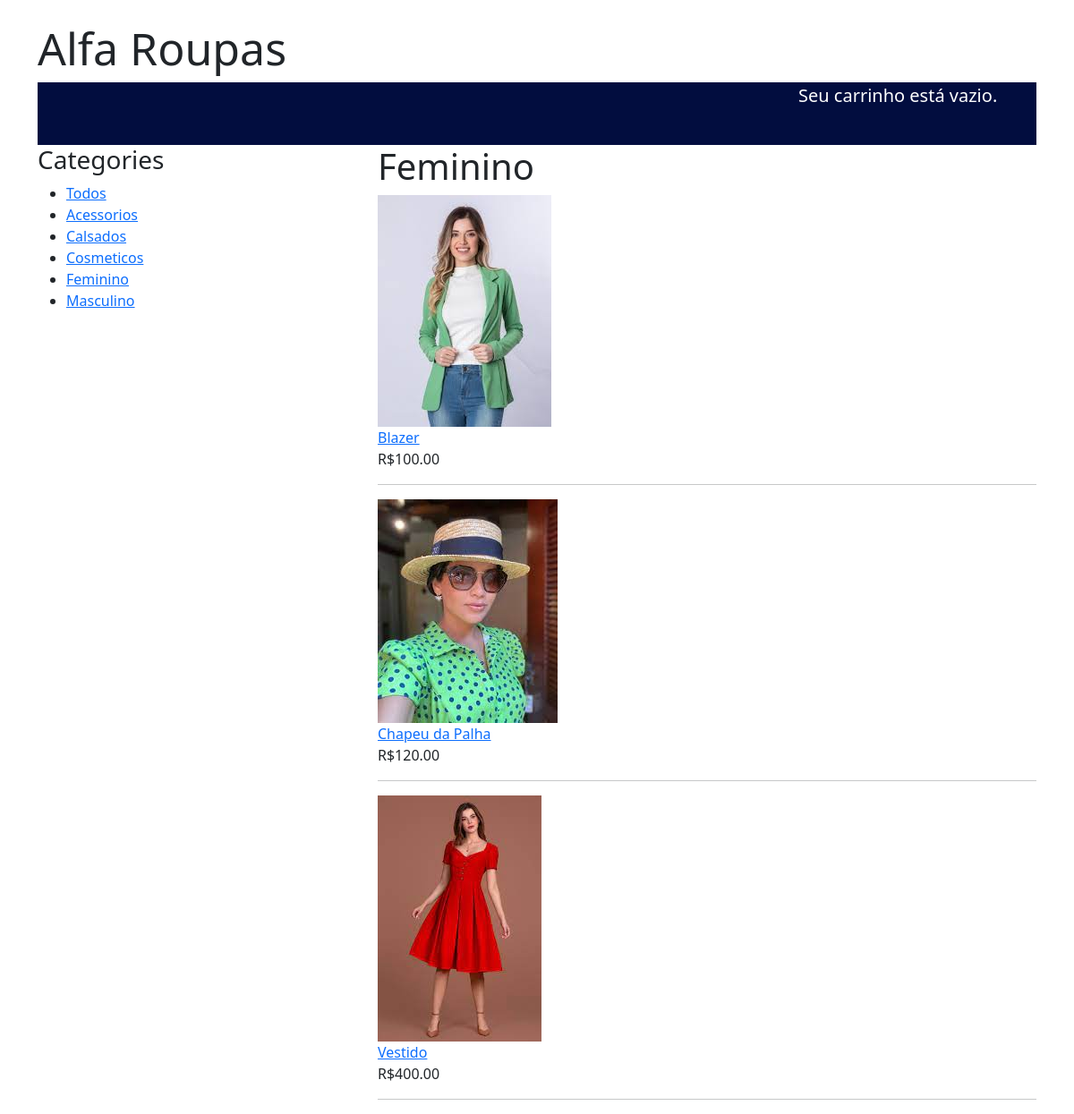
/feminino/, run on the app's committed database.
### shop/models.py (models this page shows, shortened)
class Category(models.Model):
    name= models.CharField(max_length=200, db_index=True)
    slug= models.SlugField(max_length=200, unique=True)
    class Meta:
        ordering=('name',)
        verbose_name='category'
        verbose_name_plural='categories'
    def get_absolute_url(self):
        return reverse('shop:product_list_by_category',args=[self.slug])

class Product(models.Model):
    category=models.ForeignKey(Category, related_name='products', on_delete=models.CASCADE)
    name= models.CharField(max_length=200, db_index=True)
    slug = models.SlugField(max_length=200, db_index=True)
    imagem=models.ImageField(upload_to='products/%y/%m/%d', blank='True')
    description=models.TextField(blank=True)
    price=models.DecimalField(max_digits=10, decimal_places=2)
    available=models.BooleanField(default=True)
    created=models.DateTimeField(auto_now_add=True)
    updated=models.DateTimeField(auto_now=True)
    class Meta:
        ordering =('name',)
        index_together=(('id','slug'),)
    def get_absolute_url(self):
        return reverse('shop:product_detail', args=[self.id, self.slug])

### shop/views.py (the view)
# urls.py: path('', views.product_list, name='product_list'),
def product_list(request, category_slug=None):
    category = None
    categories = Category.objects.all()
    products = Product.objects.filter(available=True)
    if category_slug:
        category = get_object_or_404(Category, slug=category_slug)
        products = products.filter(category=category)
    return render(request, 'shop/product/list.html', {'category':category,'categories':categories,'products':products})

### shop/templates/shop/product/list.html (shortened to what this page needs)
{% extends 'shop/base.html' %}
{% load static %}
    {% block content %}
<div class="row">
    <div class="col-12">
        <div class="row">
            <div class="col-4">
                    <div class="sidebar">
                       <h3>Categories</h3>
                       <ul>
                            <li {%if not category %}class="selected"{% endif %}>
                                <a href="{% url 'shop:product_list' %}">Todos</a>
                            </li>
                                {% for c in categories %}
                            <li {% if category.slug == c.slug %}class="selected"{% endif %}>
                                <a href="{{ c.get_absolute_url }}">{{c.name}}</a>
                            </li>
                                {% endfor %}
                        </ul>
                    </div>
            </div>
            <div class="col-8">
                <div class="row">
                        <h1>
                        {% if category %}
                            {{ category.name }}
                        {% else %}
                            Produtos
                        {%endif%}
                        </h1>
                </div>
                    {% for product in products %}
                        <a href="{{product.get_absolute_url}}">
                        <img src="{% if product.imagem %}{{ product.imagem.url }}{% else %}{% static 'img/no_imagem.jpg' %}{% endif %}">
                        <br>
                        {{ product.name }}
                         </a>
                        <br>
                        R${{ product.price}}
                        <hr>
                    {% endfor %}
            </div>
        </div>
    </div>
</div>
    {% endblock %}

### data on the page
Category: name "Acessorios"
Category: name "Calsados"
Category: name "Cosmeticos"
Category: name "Feminino"
Category: name "Masculino"
Product: imagem (picture), name "Blazer", price "100.00"
Product: imagem (picture), name "Chapeu da Palha", price "120.00"
Product: imagem (picture), name "Vestido", price "400.00"
